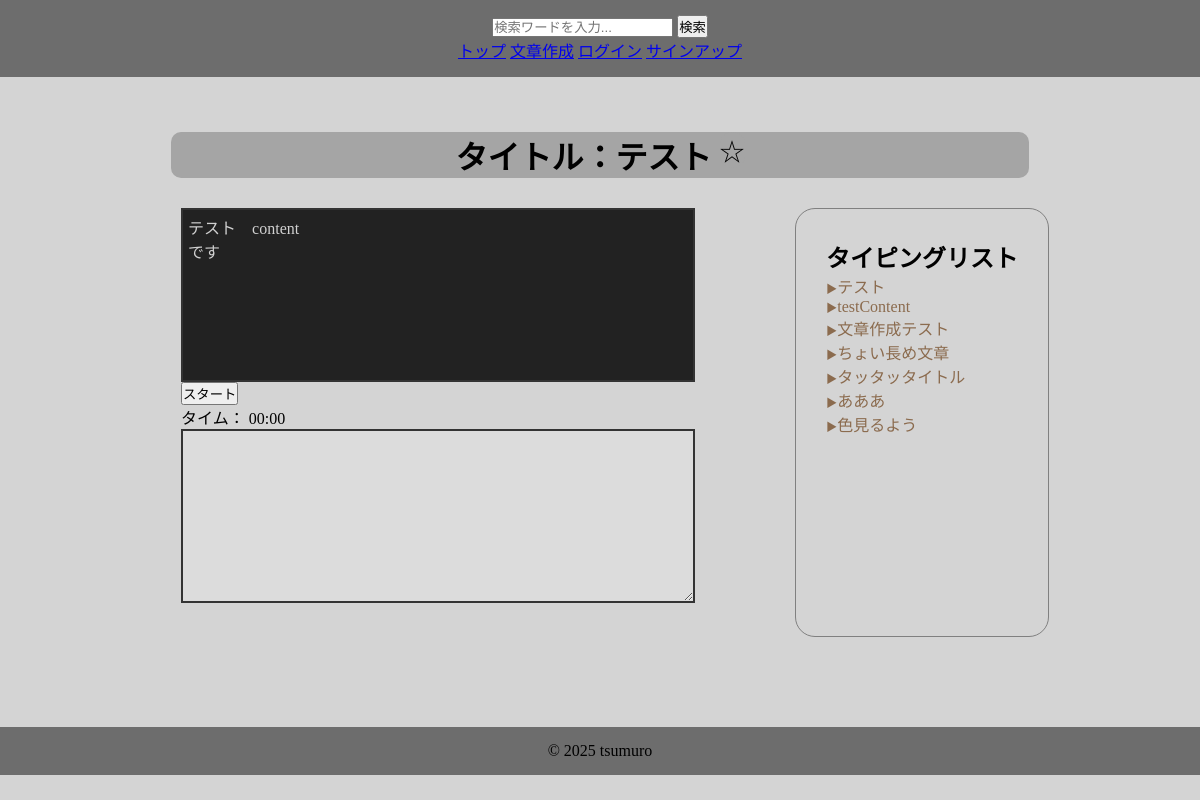
Before: /1/ with the older database file.
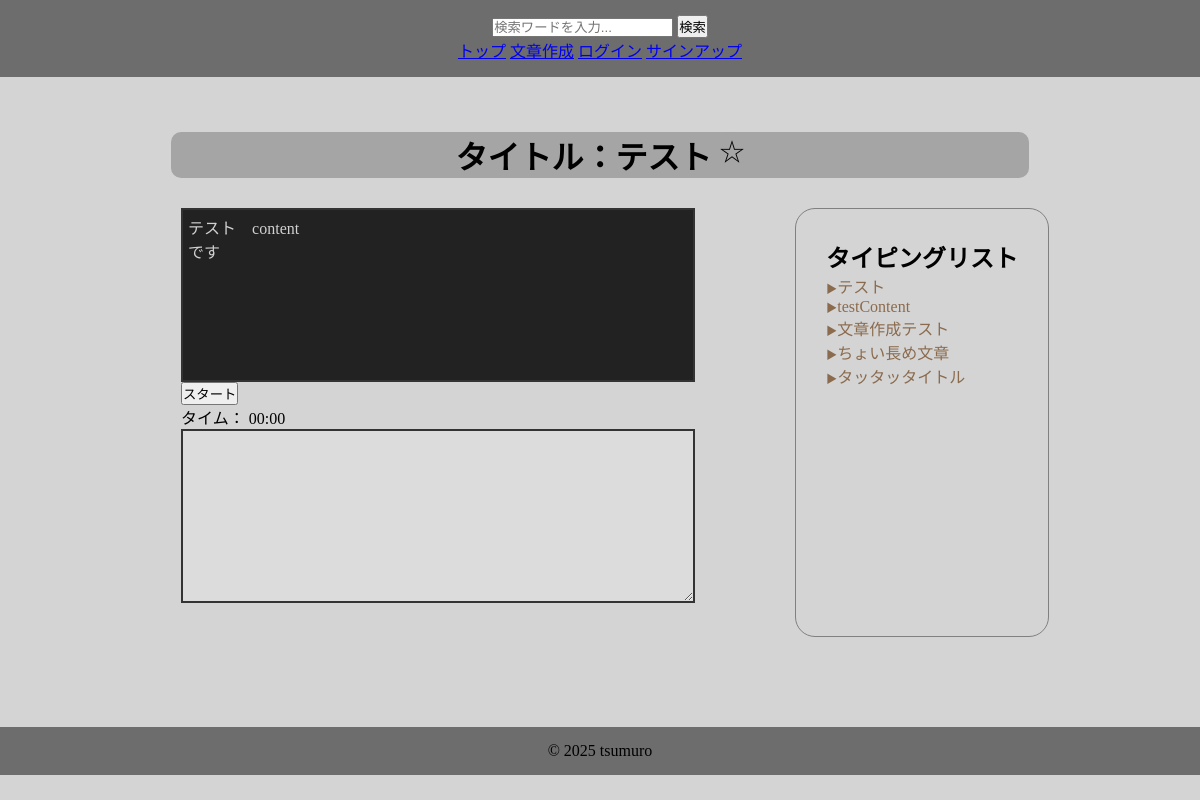
After: the same page with the newer database file.
### contentapp/models.py (models this page shows, shortened)
class Content(models.Model):
    user = models.ForeignKey(
        settings.AUTH_USER_MODEL,
        on_delete=models.SET_NULL,
        null=True,
        blank=True
    )
    title = models.CharField(max_length=30, unique=True)
    sentence = models.TextField()
    is_public = models.BooleanField(default=True)
    created_at = models.DateTimeField(auto_now_add=True)

### typingapp/views.py (the view, shortened to what this page needs)
# urls.py: path('<int:pk>/', views.IndexView.as_view(), name='typing'),
class IndexView(generic.DetailView):
    model = Content
    template_name = "index.html"
    context_object_name = "content_object"
    def get_object(self, queryset=None):
        pk = self.kwargs.get("pk", 1)
        return Content.objects.get(pk=pk)
    def get_context_data(self, **kwargs):
        context = super().get_context_data(**kwargs)
        pk = self.kwargs['pk']
        content = Content.objects.get(pk=pk)
        if self.request.user.is_authenticated:
            is_favorite = Favorite.objects.filter(user=self.request.user, title=content).exists()
        else:
            is_favorite = False
        context['is_favorite'] = is_favorite
        context['content_list'] = Content.objects.filter(is_public=True)
        return context

### typingapp/templates/index.html (shortened to what this page needs)
{% extends "base.html" %}
{% load static %}
{% block contents %}
<div id="title">
    <form method="POST">
        <h1>タイトル：{{ content_object.title }}
            {% if is_favorite %}
            <input type="hidden" name="action" value="delete_favorite">
            <button id="favorite-button" type="submit">★</button>
            {% else %}
            <button id="favorite-button" type="submit">☆</button>
            {% endif %}
        </h1>
    </form>
</div>
<div class="index-content">
    <div class="typing-content">
        <div id="target-sentence">{{ content_object.sentence }}</div>
        <br>
        <button id="start-button">スタート</button>
        <div id="timer">タイム： 00:00</div>
        <textarea id="typing-input" disabled></textarea>
    </div>
    <div class="content-list">
        <h2>タイピングリスト</h2>
        {% for content in content_list %}
        <li><a href="{% url "typingapp:typing" content.pk %}">{{ content.title }}</a></li>
        {% endfor %}
    </div>
</div>
{% endblock  %}

Changed rows visible on the page:
no longer on this page (row edited): Content: title "あああ"
no longer on this page (row edited): Content: title "色見るよう"
